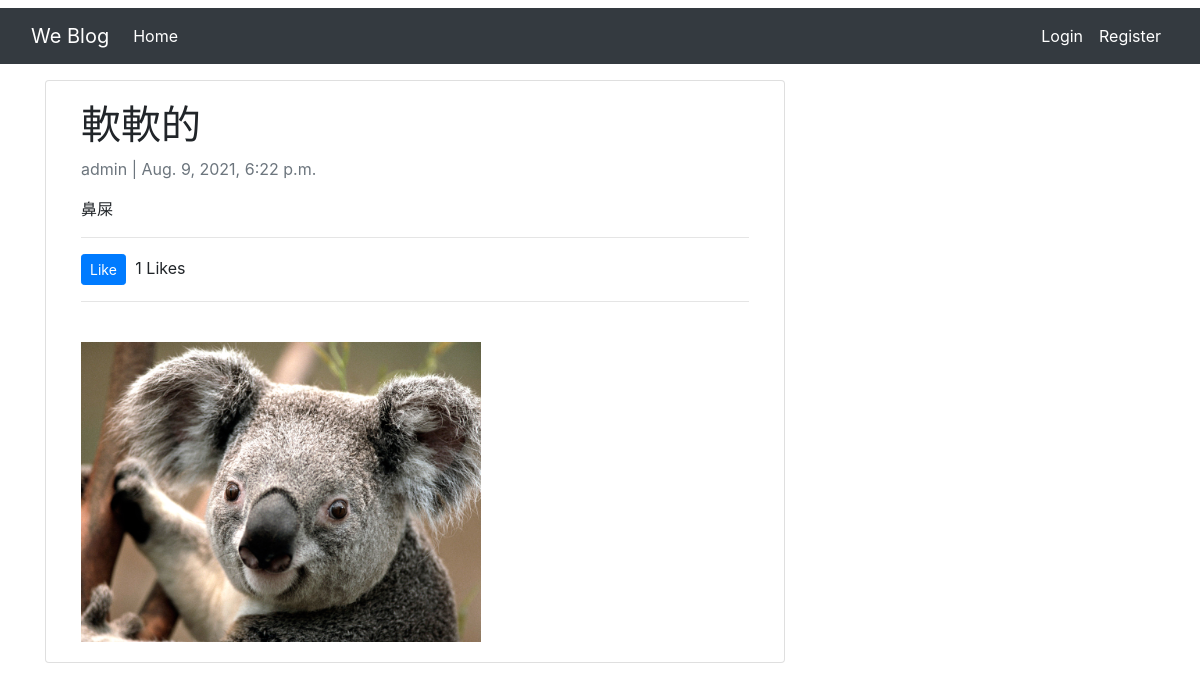
/blog/post/3/, run on the app's committed database.
### post/models.py (models this page shows, shortened)
class Post(models.Model):
    title = models.CharField(max_length=50, unique=True)
    uuid = models.UUIDField(default=uuid.uuid4, editable=False, unique=True)
    author = models.ForeignKey(
        User, on_delete=models.CASCADE, related_name="blog_posts"
    )
    image = models.ImageField(null=True, blank=True, upload_to="images/post/")
    updated_date = models.DateTimeField(auto_now=True)
    content = RichTextField(blank=False, null=True)
    created_date = models.DateTimeField(auto_now_add=True)
    status = models.IntegerField(choices=STATUS, default=0)
    likes = models.ManyToManyField(User, related_name="blog_likes")
    class Meta:
        ordering = ["-created_date"]

### post/views.py (the view)
# urls.py: path("<int:pk>/", PostDetailView.as_view(), name="post-detail"),
class PostDetailView(DetailView):
    model = Post
    template_name = "post/post_detail.html"
    def get_context_data(self, *args, **kwargs):
        context = super(PostDetailView, self).get_context_data()
        post = get_object_or_404(Post, id=self.kwargs["pk"])
        total_likes = post.likes.all().count()
        liked = False
        if post.likes.filter(id=self.request.user.id).exists():
            liked = True
        context["total_likes"] = total_likes
        context["liked"] = liked
        return context

### templates/post/post_detail.html (shortened to what this page needs)
{% extends 'base.html' %}
{% block content %}
    <div class="col-md-8 card mb-4  mt-3 left  top">
        <div class="card-body">
            <h1>{{ post.title }}</h1>
            <p class=" text-muted">{{ post.author }} | {{ post.created_date }}</p>
            <p class="card-text ">{{ post.content | safe }}</p>
            <hr>
            <form action="{% url 'like-post' post.pk %}" method="POST">
                {% if liked %}
                    <button type="submit" , name='post_id' , value="{{ post.id }}" , class="btn btn-danger btn-sm">
                        Unlike
                    </button>
                {% else %}
                    <button type="submit" , name='post_id' , value="{{ post.id }}" , class="btn btn-primary btn-sm">
                        Like
                    </button>
                {% endif %}
                <span style="margin-left: 5px;">{{ total_likes }} Likes</span>
            </form>
            {% if post.image %}
                <hr>
                <br>
                <img src="{{ post.image.url }}" width="400">
            {% endif %}
        </div>
    </div>
{% endblock %}

### data on the page
Post: title "軟軟的", author "admin", created_date "Aug. 9, 2021, 6:22 p.m.", content "鼻屎", image (picture)

### other printed values
{{ total_likes }} "1"
